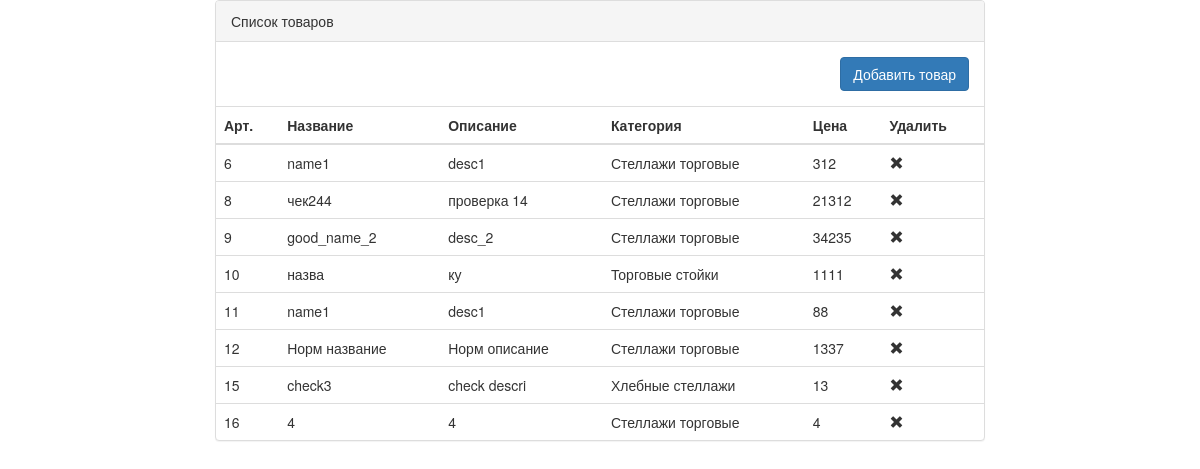
The page / on the database its author committed.
### tables this page shows
CREATE TABLE IF NOT EXISTS `goods` (
  `id` int(10) unsigned NOT NULL AUTO_INCREMENT,
  `category_id` int(10) unsigned NOT NULL,
  `name` varchar(100) NOT NULL,
  `description` text NOT NULL,
  `price` double NOT NULL,
  PRIMARY KEY (`id`),
  KEY `FK__categories` (`category_id`),
  CONSTRAINT `FK__categories` FOREIGN KEY (`category_id`) REFERENCES `categories` (`id`) ON DELETE CASCADE
);

CREATE TABLE IF NOT EXISTS `categories` (
  `id` int(11) unsigned NOT NULL AUTO_INCREMENT,
  `name` varchar(100) NOT NULL,
  PRIMARY KEY (`id`)
);

### public/index.php (called while the page is built, shortened)
<?php
require '../connection.php';
$statement = $pdo->prepare('select g.name as productName, g.id, g.description, g.price, g.category_id,
                                              c.name as categoryName from goods g
                                              inner join categories c
                                              on g.category_id = c.id
                                              ORDER BY g.id ASC');
$statement->execute();
$goods = $statement->fetchAll(PDO::FETCH_OBJ);
require '../index.view.php';

### index.view.php (the view, shortened to what this page needs)
<!doctype html>
<html lang="ru">
<head>
    <link rel="stylesheet" href="https://maxcdn.bootstrapcdn.com/bootstrap/3.3.7/css/bootstrap.min.css"
>
</head>
<body>
<div class="col-md-8 col-md-offset-2">
    <div class="panel panel-default">
        <div class="panel-heading">Список товаров</div>
        <div class="panel-body">
            <button class="btn btn-primary pull-right" id="showCreateForm">Добавить товар</button>
        </div>
        <table class="table">
            <thead>
            <tr>
                <th>Арт.</th>
                <th>Название</th>
                <th>Описание</th>
                <th>Категория</th>
                <th>Цена</th>
                <th>Удалить</th>
            </tr>
            </thead>
            <tbody>
            <?php foreach ($goods as $product) : ?>
                <tr data-id="<?= $product->id ?>">
                    <td><?= $product->id ?></td>
                    <td><?= $product->productName ?></td>
                    <td><?= $product->description ?></td>
                    <td data-category_id="<?= $product->category_id ?>">
                        <?= $product->categoryName ?>
                    </td>
                    <td><?= $product->price ?></td>
                    <td data-id="<?= $product->id ?>" class="delete">
                        <span data-id="<?= $product->id ?>" class="glyphicon glyphicon-remove"></span>
                    </td>
                </tr>
            <?php endforeach; ?>
            </tbody>
        </table>
    </div>
</div>
</body>
</html>

### rows shown on the page
goods: id "6", name "name1", description "desc1", category.name "Стеллажи торговые", price "312"
goods: id "8", name "чек244", description "проверка 14", category.name "Стеллажи торговые", price "21312"
goods: id "9", name "good_name_2", description "desc_2", category.name "Стеллажи торговые", price "34235"
goods: id "10", name "назва", description "ку", category.name "Торговые стойки", price "1111"
goods: id "11", name "name1", description "desc1", category.name "Стеллажи торговые", price "88"
goods: id "12", name "Норм название", description "Норм описание", category.name "Стеллажи торговые", price "1337"
goods: id "15", name "check3", description "check descri", category.name "Хлебные стеллажи", price "13"
goods: id "16", name "4", description "4", category.name "Стеллажи торговые", price "4"
